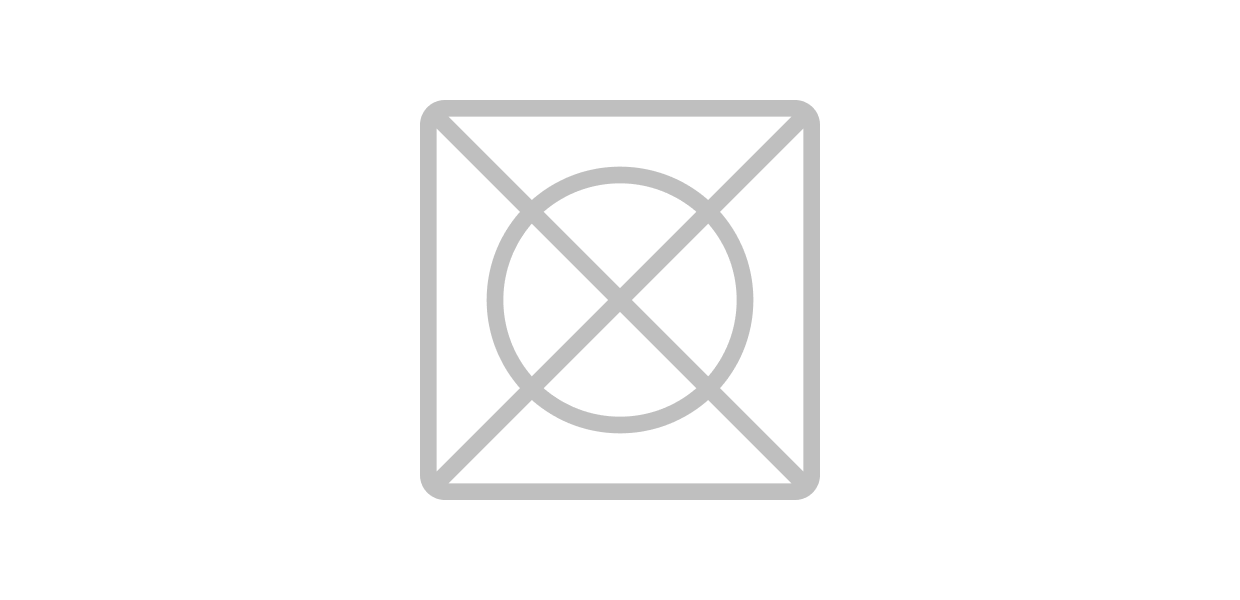
#> input picture hosty/winui_ui/Assets/SplashScreen.scale-200.png, 1240 x 600 px
$ python -i image_utils.py   (imports and definitions only)
#> lines starting #> are read from the running program, lines starting #| are printed output that depends on the picture
"""
Image utility functions for Hosty.
Handles image cropping, conversion, and loading for GTK display.
"""

from __future__ import annotations

from PIL import Image

# [12 lines not run here, left out]


def crop_to_square(input_path: str, x: int, y: int, size: int) -> Image.Image:
    """Crop an image to a square region."""
    img = Image.open(input_path)
    img = img.convert("RGBA")
    cropped = img.crop((x, y, x + size, y + size))
    return cropped


def convert_to_png(input_path: str, output_path: str, size: int = 128, crop_box: tuple = None) -> str:
    """
    Convert an image to PNG format, optionally cropping and resizing.

    Args:
        input_path: Path to the source image.
        output_path: Path to save the PNG.
        size: Output size (square).
        crop_box: Optional (x, y, width, height) crop region.

    Returns:
        The output_path.
    """
#> called with output_path = 'out.png', size = 128
    img = Image.open(input_path)
#> img is the input picture: PIL image 1240x600 RGBA; mean R, G, B, A 14.3, 14.3, 14.3, 18.4
    img = img.convert("RGBA")

    if crop_box:
        x, y, w, h = crop_box
        img = img.crop((x, y, x + w, y + h))
    else:
        # Auto-crop to center square
        w, h = img.size
#> w = 1240; h = 600
        min_dim = min(w, h)
#> min_dim = 600
        left = (w - min_dim) // 2
#> left = 320
        top = (h - min_dim) // 2
#> top = 0
        img = img.crop((left, top, left + min_dim, top + min_dim))
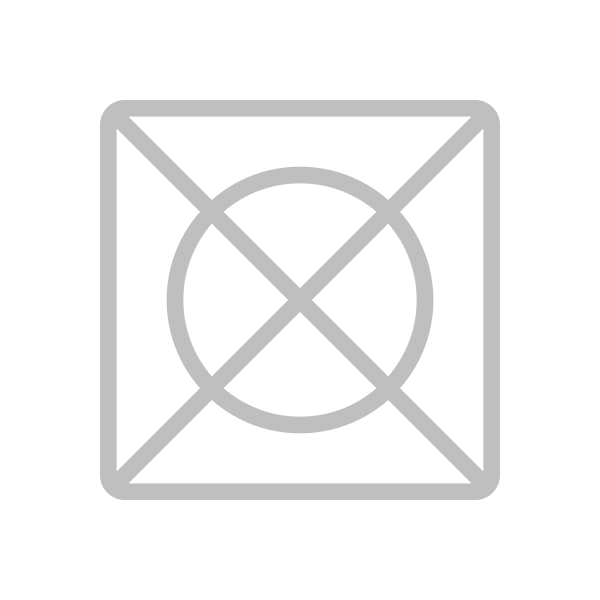
#> img: PIL image 600x600 RGBA; mean R, G, B, A 29.6, 29.6, 29.6, 38.1; transparent parts drawn white

    img = img.resize((size, size), Image.Resampling.LANCZOS)
#> img: PIL image 128x128 RGBA
    img.save(output_path, "PNG")
    return output_path


# [9 lines that did not run here, left out]


# [11 lines that did not run here, left out]


# [9 lines that did not run here, left out]

>>> result = convert_to_png('../../winui_ui/Assets/SplashScreen.scale-200.png', 'out.png')
